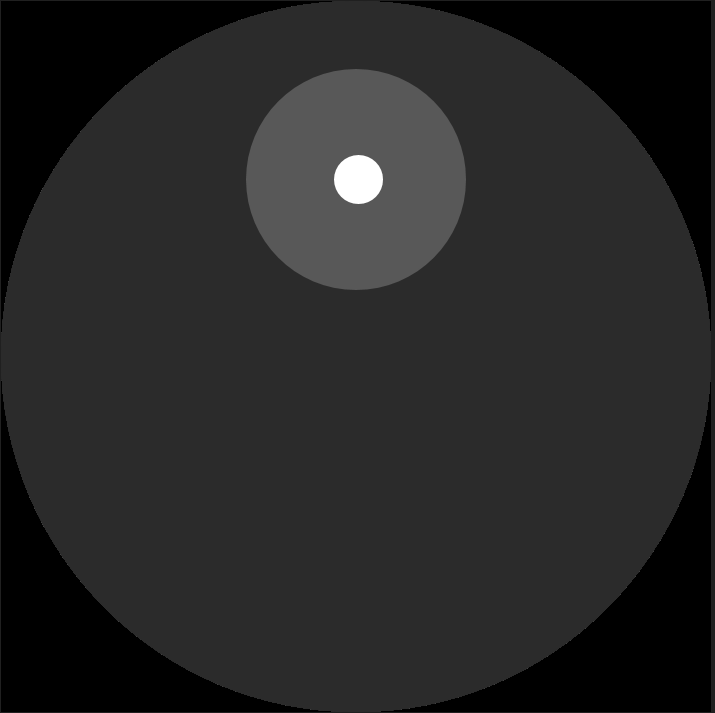
#> input picture data/phantom.png, 715 x 713 px, found by its file name
$ jupyter execute --allow-errors test_balanced_data.ipynb
#> lines starting #> are read from the running program, lines starting #| are printed output that depends on the picture
### core.py
import numpy as np

from linear_algebra.gauss_elimination import *
from linear_algebra.svd import *


class CreateInterceptMatrix:
    def __init__(self, no_of_detectors, source_to_object, source_to_detector, size_of_object, no_of_rotations,
                 angle_bw_detectors, resolution=None):
        """
        Parameters
        ----------
        source_to_object
            source to the centre of object
        source_to_detector
            source to any detector's centre (all detectors should be equidistance from source)
        size_of_object
            basically the length of side of square image  (which would fit the object inside it)
        angle_bw_detectors
            angle between centres of any 2 detectors
        """
        self.n = no_of_detectors
        self.x = source_to_object
        self.y = source_to_detector
        self.z = size_of_object
        self.r = no_of_rotations

        # Assumption: no of rotations are for 1 revolution
        self.phi = 2 * np.pi / no_of_rotations

        # square n x n resolution
        resolution = resolution if resolution is not None else np.sqrt(no_of_rotations * no_of_detectors)
        self.resolution = int(resolution)

        # in radians
        self.theta = angle_bw_detectors

    def calculate_intercepts_from_line(self, line_params):
        """
        get all pixel intercepts and make the intercept matrix
        line parameters are taken using bottom left corner as origin
        """
        d, theta = line_params

        # Make pixel grid
        # each pixel is represented by its bottom left corner coordinate
        # use resolution and object size to make the
        x = np.linspace(0, self.z, self.resolution, endpoint=False)
        k = self.z / self.resolution
        X, Y = np.meshgrid(x, x)

        line_from_x = lambda x: np.tan(theta) * (x - d)
        line_from_y = lambda y: y / np.tan(theta) + d

        # Get line intercepts with 4 boundaries of each pixel
        Y_left = line_from_x(X)
        Y_right = line_from_x(X + k)
        X_down = line_from_y(Y)
        X_up = line_from_y(Y + k)

        Il = np.dstack([np.where(np.logical_and(Y <= Y_left, Y_left < Y + k), X, 0),
                        np.where(np.logical_and(Y <= Y_left, Y_left < Y + k), Y_left, 0)])

        Ir = np.dstack([np.where(np.logical_and(Y <= Y_right, Y_right < Y + k), X + k, 0),
                        np.where(np.logical_and(Y <= Y_right, Y_right < Y + k), Y_right, 0)])

        Id = np.dstack([np.where(np.logical_and(X <= X_down, X_down < X + k), X_down, 0),
                        np.where(np.logical_and(X <= X_down, X_down < X + k), Y, 0)])

        Iu = np.dstack([np.where(np.logical_and(X <= X_up, X_up < X + k), X_up, 0),
                        np.where(np.logical_and(X <= X_up, X_up < X + k), Y + k, 0)])

        # To get length of line from all these intercept coordinates
        # first do |x1 - x2|, |y1 - y2| for intercept to any boundary
        intercept_coordinates = np.abs(np.abs(Il - Ir) - np.abs(Id - Iu))

        # now squaring will give the length
        intercept_matrix = np.linalg.norm(intercept_coordinates, axis=2)

        # change to 1d vector
        return intercept_matrix.flatten()

    def generate_lines(self):
        """
        will generate parameters of all the lines passing through the object
        lines are generated such 0th axis ie. rows have readings from same detector but different rotation angles

        [[d1-r1, d1-r2, d1-r3], [d2-r1, d2-r2, d3-r3]]
        """
        phis = (np.arange(self.r) * self.phi).reshape(-1, 1)
        thetas = np.arange(-self.n + 1, self.n, 2) * self.theta / 2 \
            if self.n % 2 == 0 else (
                np.arange(-(self.n // 2), self.n // 2 + 1) * self.theta)
        thetas = thetas.reshape(-1, 1)

        # distances from the centre of the object
        distances_from_center = self.x * np.sin(thetas)

        # beta is slope of line (angle from +ve x-axis)
        # generate all possible values of beta for different combinations of theta and phi
        betas = (np.pi / 2 - thetas) + phis.T

        # changing origin
        distances_from_bottom_left = (1 - 1 / np.tan(betas)) * (self.z / 2) + distances_from_center / np.sin(betas)
        # merge distance and angle into a couple of parameters
        line_params_array = np.dstack([distances_from_bottom_left, betas]).reshape(-1, 2)

        return line_params_array

    def create_intercept_matrix_from_lines(self):
        line_params_array = self.generate_lines()
        self.A = np.apply_along_axis(self.calculate_intercepts_from_line, 1, line_params_array)
        return self.A


class SolveEquation:
    """
    solve the linear equation Ax = b to find x_
    currently considering only a well determined system (not under determined or overdetermined)
    """

    # [35 lines left out: functions __init__, solve, not called in this run]

class Reconstruction(CreateInterceptMatrix):
    """
    Basically made to cache pseudoinverse of A (intercept matrix) which is computationally expensive
    """
    def __init__(self, num_iterations=200, round_pinv=5, **params):
        """
        round_pinv has effect usually when less than 4
        increase num_iterations if rank doesn't match
        """
        super().__init__(**params)
        self.A = self.create_intercept_matrix_from_lines()
        U, S, Vt = svd(self.A, num_iterations)
        self.rank = len(S)
        print('Matrix has shape =', self.A.shape)
        print('Matrix has Rank =', self.rank)
        # cache pinv
        self.pinv = np.linalg.multi_dot([Vt.T, np.diag(1 / S), U.T])
        self.pinv = np.round(self.pinv, round_pinv)

    def solve(self, b):
        return (self.pinv @ b).reshape(self.resolution, -1)

### test_notebooks/test_balanced_data.ipynb
[cell 1]
import matplotlib.pyplot as plt
import numpy as np
import seaborn as sns
from core import *
from utils import *
import pandas as pd

[cell 2]
import imageio.v3 as iio
from PIL import Image

im = iio.imread('../balanced_data/Phantom.png')
#> im is the input picture: shape (713, 715, 4); mean R, G, B, A 37.8, 37.8, 37.8, 255
phantom_img = Image.fromarray(im).resize((32, 32))
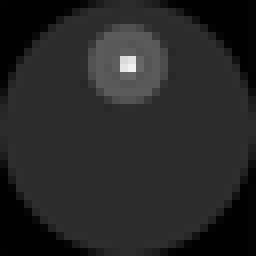
#> phantom_img: PIL image 32x32 RGBA (shown 8 times larger); mean R, G, B, A 37.9, 37.9, 37.9, 255
phantom_img = np.array(phantom_img.convert('L')) / 255
#> phantom_img: shape (32, 32) float64

[cell 3]
params = {
    "no_of_detectors": 32,
    "source_to_object": 10,
    "source_to_detector": 15,
    "size_of_object": 10,
    "no_of_rotations": 32,
    "resolution": 32
}

[cell 4]
# Theta calculation. MAX CHANCES OF ERROR (unclear info)
theta_fan = 2 * np.arctan(5/15)
params['angle_bw_detectors'] = theta_fan/32

#> (a cell that did not finish here is left out)

#> (a cell that did not finish here is left out)

#> (a cell that did not finish here is left out)

recon.A.shape

#> (a cell that did not finish here is left out)

Forward Problem

[cell 9]
x = phantom_img.flatten()
#> x = 1024 values, max 0.941 at index 272, min 0 at index 8, mean 0.149
#> (the rest of this cell did not finish here and is left out)
